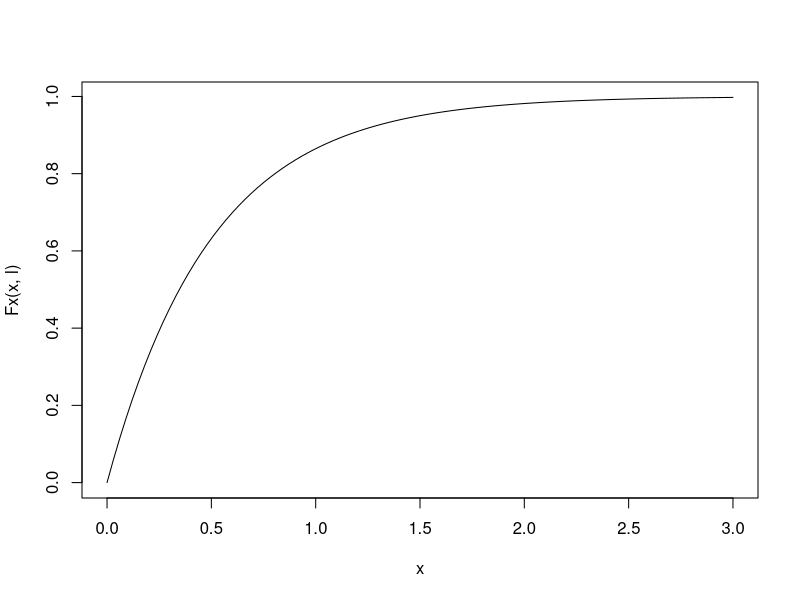
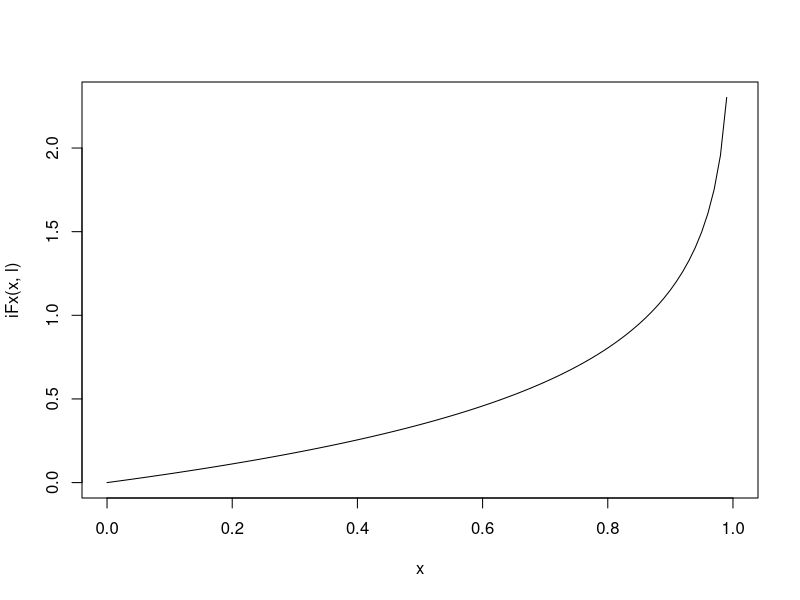
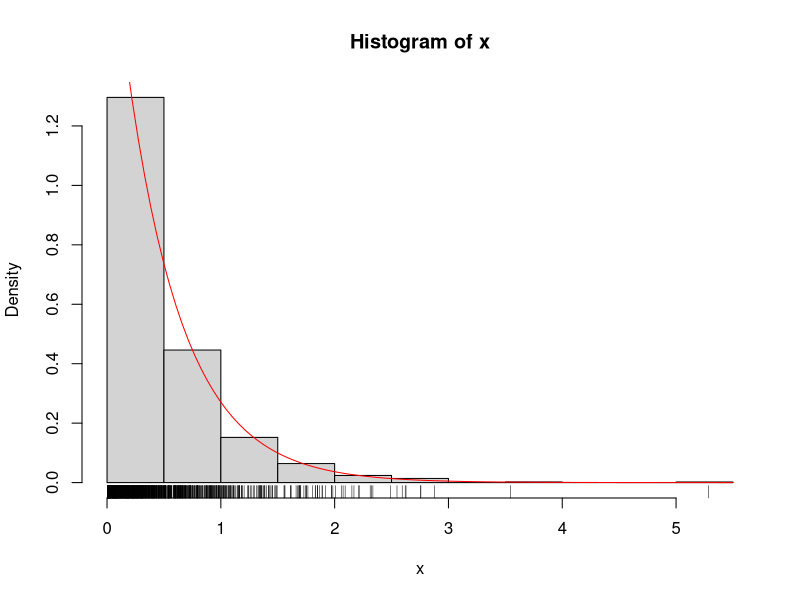
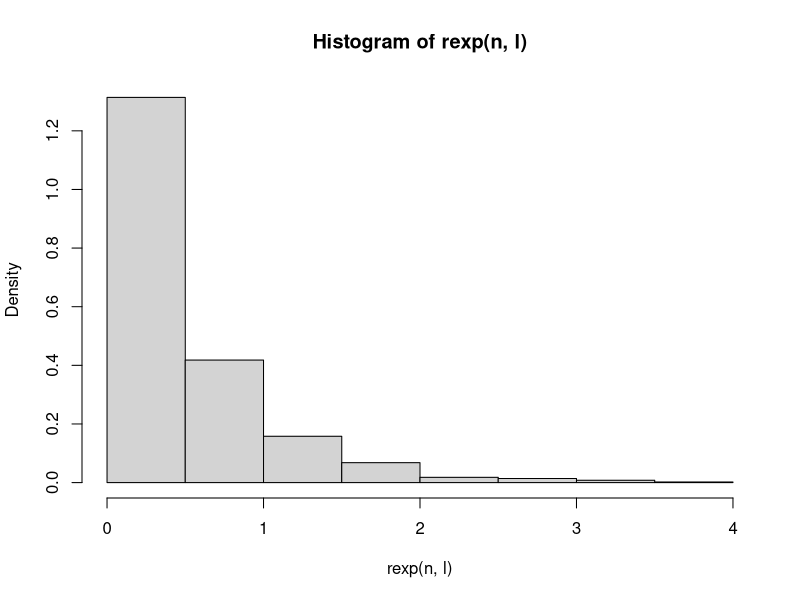
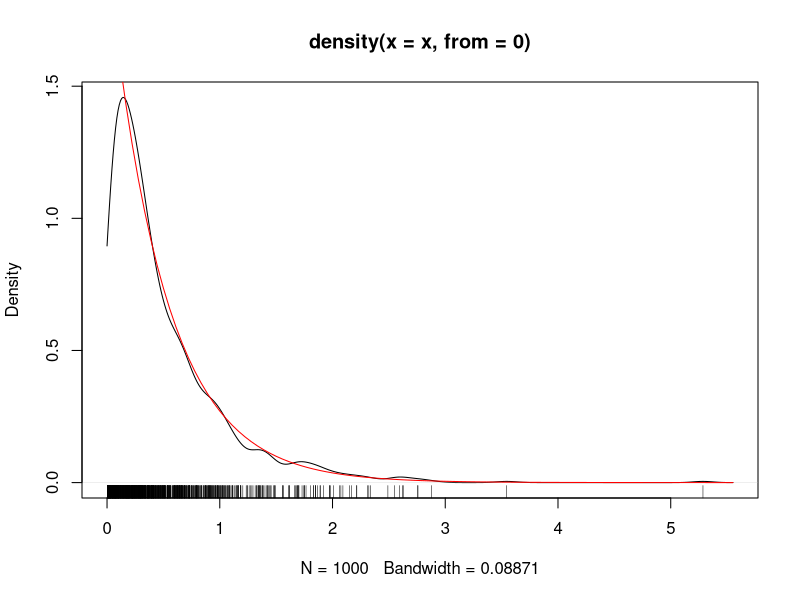
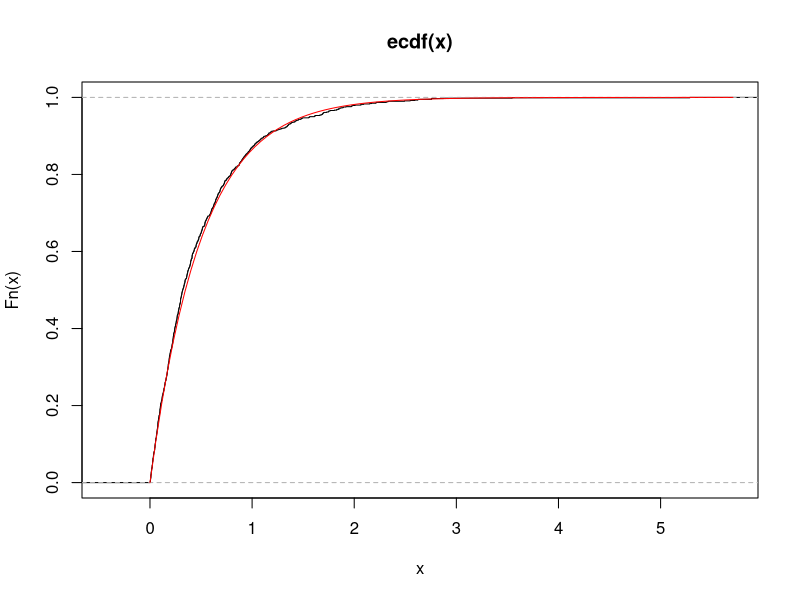
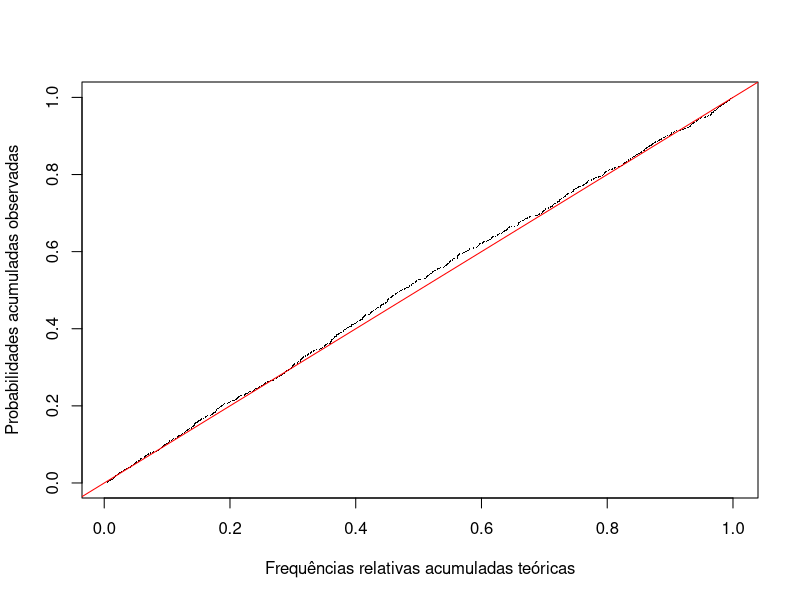
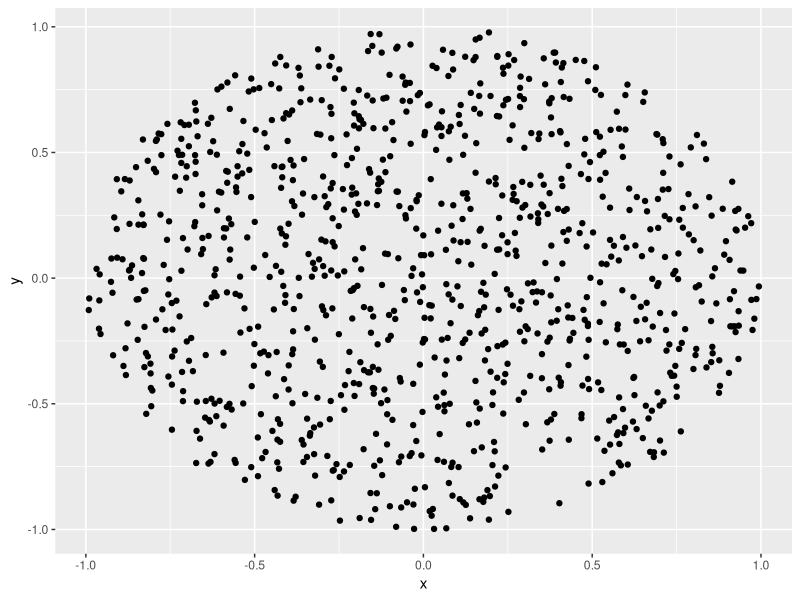

R code for these plots, in order:
################################################
###    Ciência de dados em software livre    ###
###         http://filipezabala.com          ###
###  https://github.com/filipezabala/cddesl  ###
###            Início: 2020-10-11            ###
###      Última atualização: 2021-06-26      ###
################################################

# Playlist
# https://www.youtube.com/playlist?list=PLgnUrXr7_7coSfm067nFXPvShO18o6GQ_

### Textos
# https://cran.r-project.org/doc/manuals/r-release/R-intro.pdf
# http://r4ds.had.co.nz/
# https://www.curso-r.com/
# https://www.ufrgs.br/wiki-r
# http://www.burns-stat.com/pages/Tutor/R_inferno.pdf
# https://www.amazon.com/ggplot2-Elegant-Graphics-Data-Analysis/dp/331924275X/

### Formulários e resumos
# https://www.rstudio.com/resources/cheatsheets/
# https://www.causascientia.org/math_stat/Dists/Compendium.pdf

### Gráficos
# https://plot.ly/r/
# https://www.r-graph-gallery.com/
# https://github.com/d3/d3/wiki/Gallery
# http://kateto.net/network-visualization
# https://www.shinyapps.org/apps/RGraphCompendium/index.php
# http://r-statistics.co/Top50-Ggplot2-Visualizations-MasterList-R-Code.html

### Links para a instalação do R e RStudio
# https://cloud.r-project.org/
# https://www.rstudio.com/products/rstudio/download/preview/

### (R) tools
# https://cran.r-project.org/bin/windows/Rtools/
# https://cran.r-project.org/bin/macosx/tools/

### Tópicos
#  0 A primeira seção de R e RStudio
#  1 Funções básicas do R e RStudio
#  2 Objetos e funções úteis
#  3 Criando e manipulando funções
#  4 Manipulando dados com dplyr and tidyr
#  5 Estatística	descritiva, visualização e séries temporais
#  6 Probabilidade
#  7 Cadeias de Markov
#  8 Simulação  <-- 
#  9 Inferência
# 10 Tópicos em Modelos Lineares Generalizados
# 11 Aprendizado de máquina


###################
### 8 Simulação ###
###################

## Método da transformação inversa

# Teorema da Transformação Integral de Probabilidade (Kotz et al (2005), p. 6476)
# Se uma variável aleatória X tem uma função de distribuição contínua 
# F(x), então a variável aleatória U = F(X) tem uma distribuição uniforme 
# no intervalo (0,1), ou seja, é uma variável aleatória U(0,1).

# 1. Gere n números (pseudo-)aleatórios de uma U(0,1)
# 2. Aplique os n números em F^{-1}, a inversa da função F desejada
# 3. Calcule F^{-1}(u)


# Distribuição exponencial
# (adaptado de http://www.leg.ufpr.br/~walmes/ensino/ce089-2015-02/aula03_tip-2015-02.html)
Fx <- function(x, lambda){
  1-exp(-lambda*x)
}

iFx <- function(x, lambda){
  -log(1-x)/lambda
}

# gráficos das funções
l <- 2
curve(Fx(x, l), 0, 3)
curve(iFx(x, l), 0, 1)

# simulando
n <- 1000
u <- runif(n)
x <- iFx(u, l)

# histograma
hist(x, probability = T)
curve(l*exp(-l*x), add = T, col = 'red')
rug(x)
hist(rexp(n, l), probability = T) # função stats::rexp

# densidade
plot(density(x, from = 0))
curve(l*exp(-l*x), add = T, col = 'red')
rug(x)

# FDA empírica
plot(ecdf(x))
curve(Fx(x, lambda = l), add = T, col = 'red', from = 0)

# PP-plot
Pobs <- (1:length(x))/length(x) # Freq. rel. acum. observadas.
Pteo <- Fx(sort(x), lambda = l) # Prob acum. teóricas.

plot(Pobs ~ Pteo, pch = '.',
     xlab = 'Frequências relativas acumuladas teóricas',
     ylab = 'Probabilidades acumuladas observadas')
abline(a = 0, b = 1, col = 'red')

# Exercício. Considere a função f(x) = 2x/9, 0 < x < 3.
# a. Verifique se f(x) é uma função densidade de probabilidade.
# b. Encontre F(x).
# c. Simule F^{-1}(x) pelo método da da transformação inversa.


## Método da rejeição

# 1. Retire uma amostra de um ponto no eixo x da distribuição da proposta.
# 2. Desenhe uma linha vertical nesta posição x, até o valor y máximo da função de densidade de probabilidade da distribuição da proposta.
# 3. Faça a amostragem uniformemente ao longo desta linha de 0 ao máximo da função de densidade de probabilidade. Se o valor amostrado for maior que o valor da distribuição desejada nesta linha vertical, rejeite o valor x e volte para a etapa 1; caso contrário, o valor x é uma amostra da distribuição desejada.


# Adaptado de Esteves, Izbicki & Stern (2020-01-10) - Inferência Bayesiana. p. 91
# https://raw.githubusercontent.com/rbstern/bayesian_inference_book/gh-pages/book.pdf

#############################################################################
## Código ilustrativo em R para o método da rejeição                       ##
## B: tamanho da amostra a ser gerada                                      ##
## pf.avaliar: calcula o valor de uma função proporcional a f.             ##
## h.avaliar: calcula o valor da densidade h.                              ##
## h.gerar: gera uma variável aleatória com densidade h.                   ##
## M: a constante usada no método da rejeição.                             ##
## ss: parâmetro do set.seed. Padrão NULL, i.e., sem semente fixa.         ##
## retorna: uma variável aleatória de densidade proporcional a pf.avaliar. ## 
############################################################################# 

amostrador_rejeicao <- function(B, pf.avaliar, h.avaliar, h.gerar, M){
  amostra <- vector('list', B) 
  for(i in 1:B){
    P <- h.gerar()
    while(runif(1,0,1) > pf.avaliar(P)/(M*h.avaliar(P))){
      P <- h.gerar() 
    }
    amostra[[i]] <- P
  }
  return(amostra) 
}

####################################################### 
## retorna: uma variável aleatória de densidade      ##
## uniforme no círculo de raio 1 e centro na origem. ## 
####################################################### 
B <- 1000
h.gerar <- function() runif(2,-1,1)
h.avaliar <- function(x) ((x[1]^2 <= 1) & (x[2]^2 <= 1))/4 
pf.avaliar <- function(x) (x[1]^2 + x[2]^2 <= 1)/pi
M <- 4/pi
dados <- amostrador_rejeicao(B, pf.avaliar, h.avaliar, h.gerar, M)

# gráficos
library(tidyverse)
names(dados) <- 1:length(dados)
dados <- as_tibble(t(bind_rows(dados)))
colnames(dados) <- c('x','y')
ggplot(dados, aes(x,y)) +
  geom_point()

